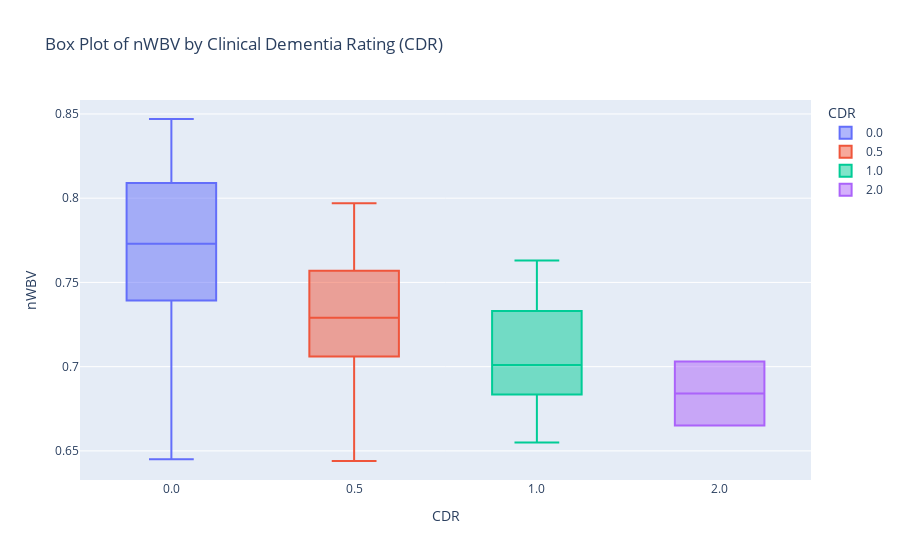

The cell this chart's notebook holds for it:
### Markdown cell above
## CDR vs nWBV

### Code cell
fig = px.box(data, y="nWBV", x='CDR', color='CDR', title=f'Box Plot of nWBV by Clinical Dementia Rating (CDR)')
fig.update_layout(xaxis_title='CDR', yaxis_title="nWBV")
fig.show()

### Figure 1 — Plotly figure (JSON) as saved in the notebook; plotly's stock layout.template omitted (floating-point values rounded to 4 significant figures; data arrays with more than 128 entries replaced by an {"elided": "..."} marker saying what was removed)
{"data": [{"alignmentgroup": "True", "hovertemplate": "CDR=%{x}<br>nWBV=%{y}<extra></extra>", "legendgroup": "0.0", "marker": {"color": "#636efa"}, "name": "0.0", "notched": false, "offsetgroup": "0.0", "orientation": "v", "showlegend": true, "type": "box", "x": {"elided": "135 str values"}, "x0": " ", "xaxis": "x", "y": {"elided": "135 float values"}, "y0": " ", "yaxis": "y"}, {"alignmentgroup": "True", "hovertemplate": "CDR=%{x}<br>nWBV=%{y}<extra></extra>", "legendgroup": "0.5", "marker": {"color": "#EF553B"}, "name": "0.5", "notched": false, "offsetgroup": "0.5", "orientation": "v", "showlegend": true, "type": "box", "x": ["0.5", "0.5", "0.5", "0.5", "0.5", "0.5", "0.5", "0.5", "0.5", "0.5", "0.5", "0.5", "0.5", "0.5", "0.5", "0.5", "0.5", "0.5", "0.5", "0.5", "0.5", "0.5", "0.5", "0.5", "0.5", "0.5", "0.5", "0.5", "0.5", "0.5", "0.5", "0.5", "0.5", "0.5", "0.5", "0.5", "0.5", "0.5", "0.5", "0.5", "0.5", "0.5", "0.5", "0.5", "0.5", "0.5", "0.5", "0.5", "0.5", "0.5", "0.5", "0.5", "0.5", "0.5", "0.5", "0.5", "0.5", "0.5", "0.5", "0.5", "0.5", "0.5", "0.5", "0.5", "0.5", "0.5", "0.5", "0.5", "0.5", "0.5"], "x0": " ", "xaxis": "x", "y": [0.708, 0.719, 0.739, 0.765, 0.757, 0.71, 0.772, 0.758, 0.709, 0.787, 0.734, 0.765, 0.776, 0.727, 0.772, 0.693, 0.726, 0.736, 0.797, 0.709, 0.695, 0.784, 0.753, 0.689, 0.727, 0.687, 0.771, 0.653, 0.716, 0.722, 0.692, 0.644, 0.701, 0.786, 0.736, 0.742, 0.689, 0.709, 0.679, 0.745, 0.676, 0.751, 0.694, 0.727, 0.706, 0.738, 0.723, 0.693, 0.735, 0.756, 0.773, 0.76, 0.678, 0.694, 0.743, 0.716, 0.76, 0.705, 0.794, 0.644, 0.763, 0.742, 0.747, 0.773, 0.723, 0.721, 0.739, 0.728, 0.748, 0.73], "y0": " ", "yaxis": "y"}, {"alignmentgroup": "True", "hovertemplate": "CDR=%{x}<br>nWBV=%{y}<extra></extra>", "legendgroup": "1.0", "marker": {"color": "#00cc96"}, "name": "1.0", "notched": false, "offsetgroup": "1.0", "orientation": "v", "showlegend": true, "type": "box", "x": ["1.0", "1.0", "1.0", "1.0", "1.0", "1.0", "1.0", "1.0", "1.0", "1.0", "1.0", "1.0", "1.0", "1.0", "1.0", "1.0", "1.0", "1.0", "1.0", "1.0", "1.0", "1.0", "1.0", "1.0", "1.0", "1.0", "1.0", "1.0"], "x0": " ", "xaxis": "x", "y": [0.738, 0.674, 0.695, 0.697, 0.699, 0.668, 0.73, 0.655, 0.715, 0.665, 0.672, 0.669, 0.739, 0.703, 0.715, 0.683, 0.684, 0.745, 0.69, 0.692, 0.763, 0.736, 0.706, 0.761, 0.715, 0.715, 0.687, 0.762], "y0": " ", "yaxis": "y"}, {"alignmentgroup": "True", "hovertemplate": "CDR=%{x}<br>nWBV=%{y}<extra></extra>", "legendgroup": "2.0", "marker": {"color": "#ab63fa"}, "name": "2.0", "notched": false, "offsetgroup": "2.0", "orientation": "v", "showlegend": true, "type": "box", "x": ["2.0", "2.0"], "x0": " ", "xaxis": "x", "y": [0.703, 0.665], "y0": " ", "yaxis": "y"}], "layout": {"boxmode": "overlay", "legend": {"title": {"text": "CDR"}, "tracegroupgap": 0}, "title": {"text": "Box Plot of nWBV by Clinical Dementia Rating (CDR)"}, "xaxis": {"anchor": "y", "categoryarray": ["0.0", "0.5", "1.0", "2.0"], "categoryorder": "array", "domain": [0, 1], "title": {"text": "CDR"}}, "yaxis": {"anchor": "x", "domain": [0, 1], "title": {"text": "nWBV"}}}}
